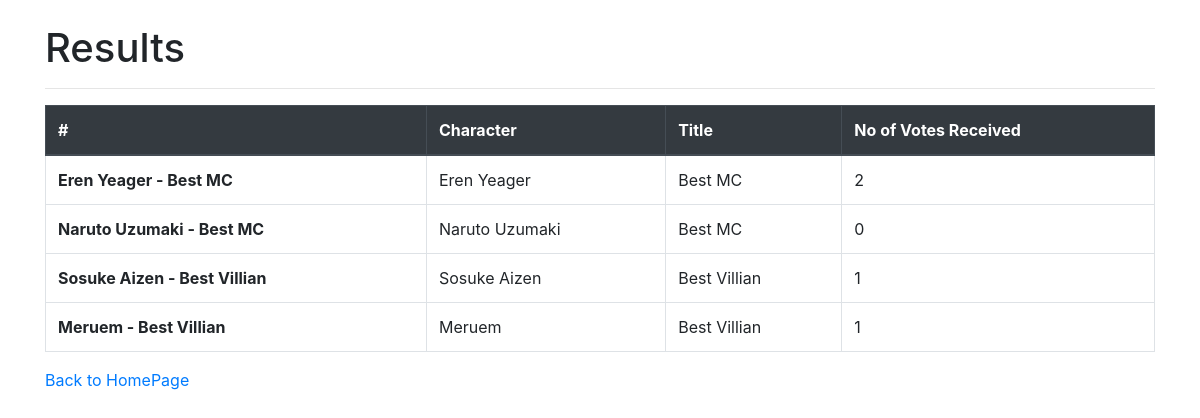
Page /voteresult/ (signed in) on the earlier database version.
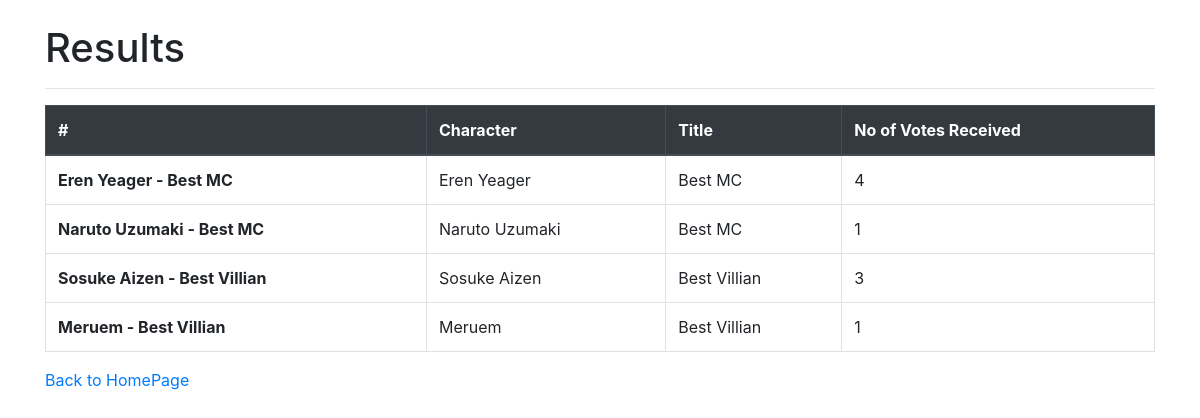
Same page on the later database version.
### voteapp/models.py (models this page shows)
class Candidate(models.Model):
    name = models.CharField(max_length=50)
    total_vote = models.IntegerField(default=0, editable=False)
    position = models.ForeignKey(Position, on_delete=models.CASCADE)
    def __str__(self):
        return "{} - {}".format(self.name, self.position.title)

class Position(models.Model):
    title = models.CharField(max_length=50, unique=True)
    def __str__(self):
        return self.title

### voteapp/views.py (the view)
# urls.py: path('voteresult/',views.VoteResultPage,name='voteresult')
@login_required
def VoteResultPage(request):
    obj = Candidate.objects.all().order_by('position','-total_vote')
    return render(request, "voteresult.html", {'obj':obj})

### templates/voteresult.html (shortened to what this page needs)
<!doctype html>
<html lang="en">
  <head>
    <link rel="stylesheet" href="https://stackpath.bootstrapcdn.com/bootstrap/4.3.1/css/bootstrap.min.css">
  </head>
  <body>
    <div class="container mt-4">
      <h1>Results</h1>
      <hr>
      <table class="table table-bordered table-hover">
        <thead class="thead-dark">
          <tr>
            <th scope="col">#</th>
            <th scope="col">Character</th>
            <th scope="col">Title</th>
            <th scope="col">No of Votes Received</th>
          </tr>
        </thead>
        <tbody>
          {% for i in obj %}
          <tr>
            <th scope="row">{{i}}</th>
            <td>{{ i.name }}</td>
            <td>{{ i.position }}</td>
            <td>{{ i.total_vote }}</td>
          </tr>
          {% endfor %}
        </tbody>
      </table>
      <a href="{% url 'home' %}">Back to HomePage</a>
    </div>
  </body>
</html>

Differences in the rows shown:
changed Candidate "Eren Yeager": total_vote "2" → "4"
changed Candidate "Naruto Uzumaki": total_vote "0" → "1"
changed Candidate "Sosuke Aizen": total_vote "1" → "3"
